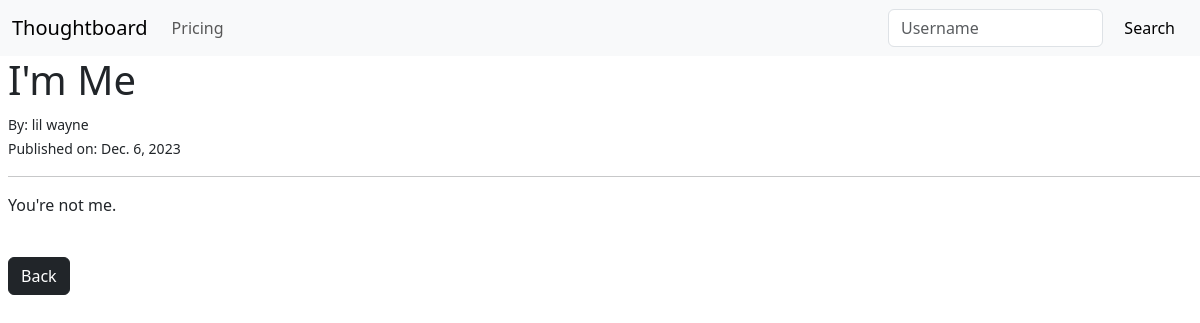
The app's page /article/26, older data.
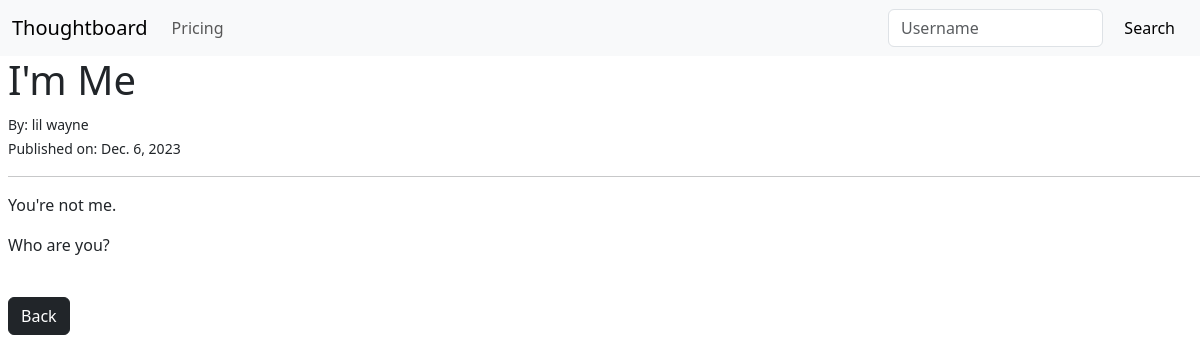
The same page, newer data.
### theblog/models.py (models this page shows, shortened)
class Post(models.Model):
    title = models.CharField(max_length=255)
    author = models.ForeignKey(User, on_delete=models.CASCADE)
    body = RichTextField(blank=True, null=True)
    published_date = models.DateField(default=timezone.now)

### theblog/views.py (the view)
# urls.py: path("article/<int:pk>", ArticleDetailsView.as_view(), name="article-details"),
class ArticleDetailsView(DetailView):
    model = Post
    template_name = "article_details.html"

### theblog/templates/article_details.html (shortened to what this page needs)
{% extends 'base.html' %}
{% block content %}
<h1>{{post.title}}</h1>
<small>By: {{post.author.first_name}} {{ post.author.last_name}}</small> <br>
<small>Published on: {{post.published_date}}</small>
<hr>
<p>{{post.body | safe}}</p>
<br>
<a href="{%url 'home' post.author.username%}"> <button class="btn btn-dark">Back</button></a>
{% endblock %}

Row changes from the older to the newer data that the page shows:
changed Post "I'm Me": body "You're not me." → "You're not me. Who are you?"
